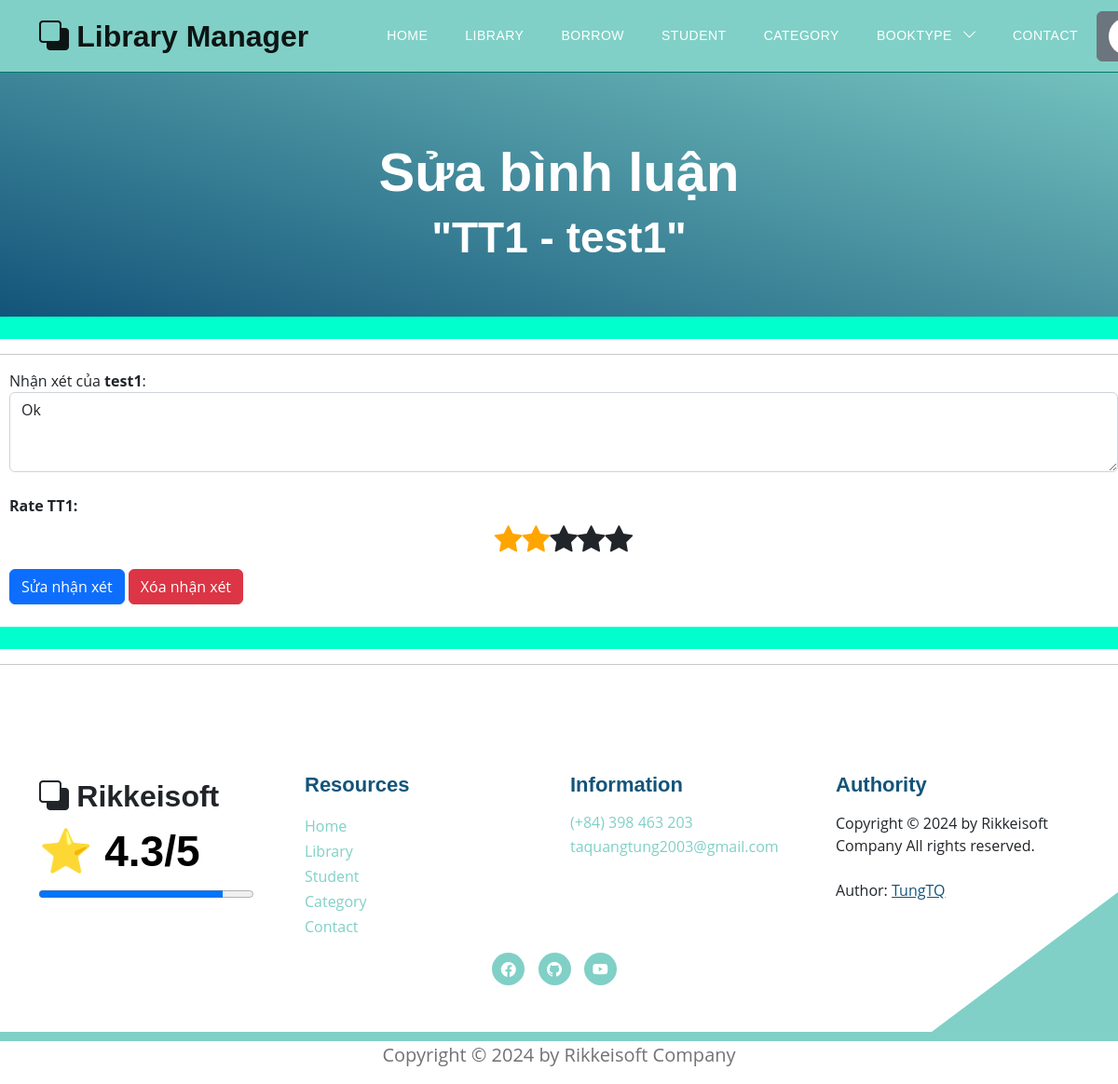
Page /books/comment_edit?id_choice=77 (signed in) on the committed database.
### models.py (models this page shows)
class CommentBook(Base):
    __tablename__ = 'commentbook'
    id = Column(Integer, primary_key=True, autoincrement=True)  # Khóa chính mới cho bảng
    username_id = Column(String(30), ForeignKey('users.username'), nullable=False, index=True)
    book_id = Column(String(30), ForeignKey('books.id_book'), nullable=False, index=True)
    description_reviewer = Column(Text, nullable=False, index=True)
    rate_book = Column(Integer, nullable=False, index=True)
    insert_at = Column(DateTime, index=True)
    update_at = Column(DateTime, index=True)
    delete_at = Column(DateTime, index=True)
    delete_flag = Column(Boolean, index=True)
    usercomment = relationship("User", back_populates="comments")
    book = relationship("Book", back_populates="comments")

class User(Base):
    __tablename__ = 'users'
    username = Column(String(30), primary_key=True, unique=True, index=True)
    fullname = Column(String(100), index=True)
    email = Column(String(100), index=True)
    password = Column(String(100), index=True)
    role = Column(Integer, index=True)
    delete_flag = Column(Integer, index=True)
    avatar = Column(String(500), index=True, nullable=True)     # Trường thông tin avatar
    books = relationship("Book", back_populates="user")
    comments = relationship("CommentBook", back_populates="usercomment")
    join_requests = relationship('JoinAdmin', back_populates='user')

### routers/comment.py (the view)
@router.get('/books/comment_edit', response_class=HTMLResponse)
async def get_edit_comment(request: Request, id_choice: Optional[int] = None,
                           token: str = Cookie(None), db: Session = Depends(models.get_db)):
    mean_star = function.get_mean_star(db)
    all_category2 = db.query(models.Category).filter(models.Category.delete_flag != 1).all()
    if token:
        try:
            decodeJSON = jwt.decode(token, "secret", algorithms=["HS256"])
            username = decodeJSON["username"]
            user = function.get_user(db, username)
            your_comment_choice = db.query(models.CommentBook).filter(
                models.CommentBook.id == id_choice,
                models.CommentBook.delete_flag == False).all()
            if len(your_comment_choice) == 0:
                return templates.TemplateResponse("errors/error_template.html", {"request": request,
                                                                         "mean_star": mean_star,
                                                                         "error": "Không thấy bình luận cần sửa!"})
            else:
                your_comment_choice = your_comment_choice[0]
                return templates.TemplateResponse("comments/edit_comment.html", {"request": request,
                                                                 "user": user,
                                                                 "your_comment_choice": your_comment_choice,
                                                                 "mean_star": mean_star,
                                                                 "all_category2": all_category2})
        except:
            return templates.TemplateResponse("errors/not_permit_access.html", {"request": request,
                                                                             "mean_star": mean_star,
                                                                             "error": "Page not found"})
    else:
        return templates.TemplateResponse("errors/error_template.html", {"request": request,
                                                                  "mean_star": mean_star,
                                                                  "error": "Page Not Found"})

### templates/comments/edit_comment.html (shortened to what this page needs)
{% extends "base.html" %}
{% block content %}
<section class="hero-section d-flex justify-content-center align-items-center" id="section_1"
    style="padding-bottom: 25px;">
    <div class="container">
        <div class="row">
            <div class="col-lg-8 col-12 mx-auto">
                <h1 class="text-white text-center"> Sửa bình luận </h1>
                <h2 class="text-white text-center"> "{{your_comment_choice.book_id}} - {{your_comment_choice.username_id}}" </h2>
                <br>
            </div>
        </div>
    </div>
</section>
<div style="background-color: #00FFCC">
    <br>
</div>
<hr>
{% if request.cookies.get('token') %}
<div style="padding-left: 10px;">
    <form action="/books/comment_edit" method="post">
        <div class="form-group">
            <label for="comment">Nhận xét của <b>{{user.username}}</b>:</label>
            <textarea class="form-control" id="description" name="description" rows="3" required="">{{your_comment_choice.description_reviewer}}</textarea>
        </div>
        <br>
        <div class="col-lg-12 col-12">
            <label for="rate"> <b> Rate {{your_comment_choice.book_id}}: </b></label>
            <div class="rate" id="rate" name="rate">
                <label for="star5" title="5 stars"><span class="fa fa-star"></span></label>
                <label for="star4" title="4 stars"><span class="fa fa-star"></span></label>
                <label for="star3" title="3 stars"><span class="fa fa-star"></span></label>
                <label for="star2" title="2 stars"><span class="fa fa-star"></span></label>
                <label for="star1" title="1 star"><span class="fa fa-star"></span></label>
            </div>
        </div>
        <button type="submit" class="btn btn-primary mt-2">Sửa nhận xét</button>
        <button type="button" class="btn btn-danger mt-2">
            <a href="/books/comment_delete?id_choice={{your_comment_choice.id}}" style="color: white"> Xóa nhận xét </a>
        </button>
    </form>
</div>
{% endif %}
<br>
<div style="background-color: #00FFCC">
    <br>
</div>
<hr>
<link rel="stylesheet" href="https://cdnjs.cloudflare.com/ajax/libs/font-awesome/4.7.0/css/font-awesome.min.css">
{% endblock content %}

### static/css/templatemo-topic-listing.css (style rules this page uses)
:root { --white-color: #ffffff; --primary-color: #13547a; --secondary-color: #80d0c7; --section-bg-color: #f0f8ff; --custom-btn-bg-color: #80d0c7; --custom-btn-bg-hover-color: #13547a; --dark-color: #000000; --p-color: #717275; --border-color: #7fffd4; --link-hover-color: #13547a; --body-font-family: 'Open Sans', sans-serif; --title-font-family: 'Montserrat', sans-serif; --h1-font-size: 58px; --h2-font-size: 46px; --h3-font-size: 32px; --h4-font-size: 28px; --h5-font-size: 24px; --h6-font-size: 22px; --p-font-size: 20px; --menu-font-size: 14px; --btn-font-size: 18px; --copyright-font-size: 16px; --border-radius-large: 100px; --border-radius-medium: 20px; --border-radius-small: 10px; --font-weight-normal: 400; --font-weight-medium: 500; --font-weight-semibold: 600; --font-weight-bold: 700; }
body { background-color: var(--white-color); font-family: var(--body-font-family); }
h2, h3, h4, h5, h6 { color: var(--dark-color); }
h1, h2, h3, h4, h5, h6 { font-family: var(--title-font-family); font-weight: var(--font-weight-semibold); }
h1 { font-size: var(--h1-font-size); font-weight: var(--font-weight-bold); }
h2 { font-size: var(--h2-font-size); font-weight: var(--font-weight-bold); }
a, button { touch-action: manipulation; transition: all 0.3s; }
a { display: inline-block; color: var(--primary-color); text-decoration: none; }
b, strong { font-weight: var(--font-weight-bold); }
.hero-section { background-image: linear-gradient(15deg, #13547a 0%, #80d0c7 100%); position: relative; overflow: hidden; padding-top: 150px; padding-bottom: 150px; }

### templates/comments/edit_comment.html (style rules this page uses)
.rate { display: flex; flex-direction: row-reverse; justify-content: center; }
.rate label { font-size: 2rem; cursor: pointer; }
.rate input:checked ~ label { color: orange; }

### rows in the picture
CommentBook: book_id "TT1", username_id "test1", description "Ok"
User: username "test1"

### other values in the picture
{{ mean_star }} "4.3"
